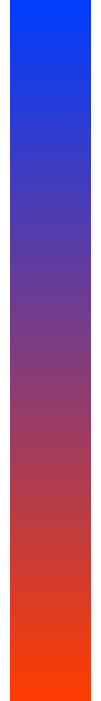
#> input picture tests/fixtures/images/tall_npot.png, 101 x 701 px, given in place of logo_transparent_border.png, which was not available; the run also reads 1 picture not shown here
$ python make_webp_fixtures.py
#> lines starting #> are read from the running program, lines starting #| are printed output that depends on the picture
"""Generate the WebP fixtures (ADR-025) and the Phase 2 device-test inputs in tests/fixtures/normalize/. Run: node --experimental-strip-types scripts/usd.ts fixtures-webp

Sources are the committed PNG/JPEG fixtures, so the WebP files are reproducible with the pinned Pillow/libwebp.
"""

import hashlib
import sys
from pathlib import Path

from PIL import Image

SRC = Path("/fixtures/images")
OUT = Path(sys.argv[1] if len(sys.argv) > 1 else "/out")
OUT.mkdir(parents=True, exist_ok=True)


def save(name: str, im: Image.Image, **kw) -> None:
    im.save(OUT / name, format="WEBP", **kw)


# Lossless WebP with transparency (binary alpha + transparent border): must convert to PNG pixel-exactly.
save("logo_alpha_lossless.webp", Image.open(SRC / "logo_transparent_border.png").convert("RGBA"), lossless=True, exact=True)
#> in save, im is the input picture: PIL image 101x701 RGBA; mean R, G, B, A 127.3, 60, 127.7, 204.5
# Antialiased alpha (soft edges): lossless keeps fractional alpha → BLEND.
save("disc_soft_alpha.webp", Image.open(SRC / "aa_disc_dark_fringe.png").convert("RGBA"), lossless=True, exact=True)
# Opaque lossy WebP (a photo): must become JPEG.
save("photo_lossy.webp", Image.open(SRC / "opaque_photo.jpg").convert("RGB"), quality=80, method=4)
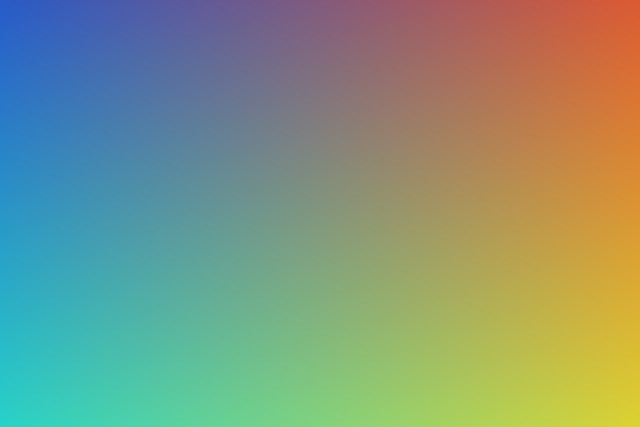
#> input picture tests/fixtures/images/opaque_photo.jpg, 640 x 427 px, found by its file name
#> in save, im is the input picture: PIL image 640x427 RGB; mean R, G, B 129.9, 149.9, 125.1
# Animated WebP: refused at upload.
frames = [Image.new("RGB", (64, 64), c) for c in [(255, 0, 0), (0, 0, 255)]]
frames[0].save(OUT / "animated.webp", format="WEBP", save_all=True, append_images=frames[1:], duration=200, loop=0)
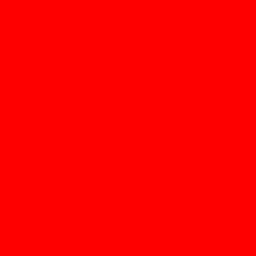
#> saved as animated.webp: PIL image 64x64 RGB (shown 4 times larger); mean R, G, B 255, 0, 0

# Device-test inputs for the Phase 2 checklist (made here for the same reproducibility):
# orientation_probe stored sideways with EXIF orientation 6 -> the product must show it upright (red corner top-left).
exif = Image.Exif()
exif[0x0112] = 6
Image.open(SRC / "orientation_probe.png").convert("RGB").transpose(Image.Transpose.ROTATE_90).save(
    OUT / "orientation_probe_exif6.jpg", format="JPEG", quality=92, subsampling=0, exif=exif.tobytes())
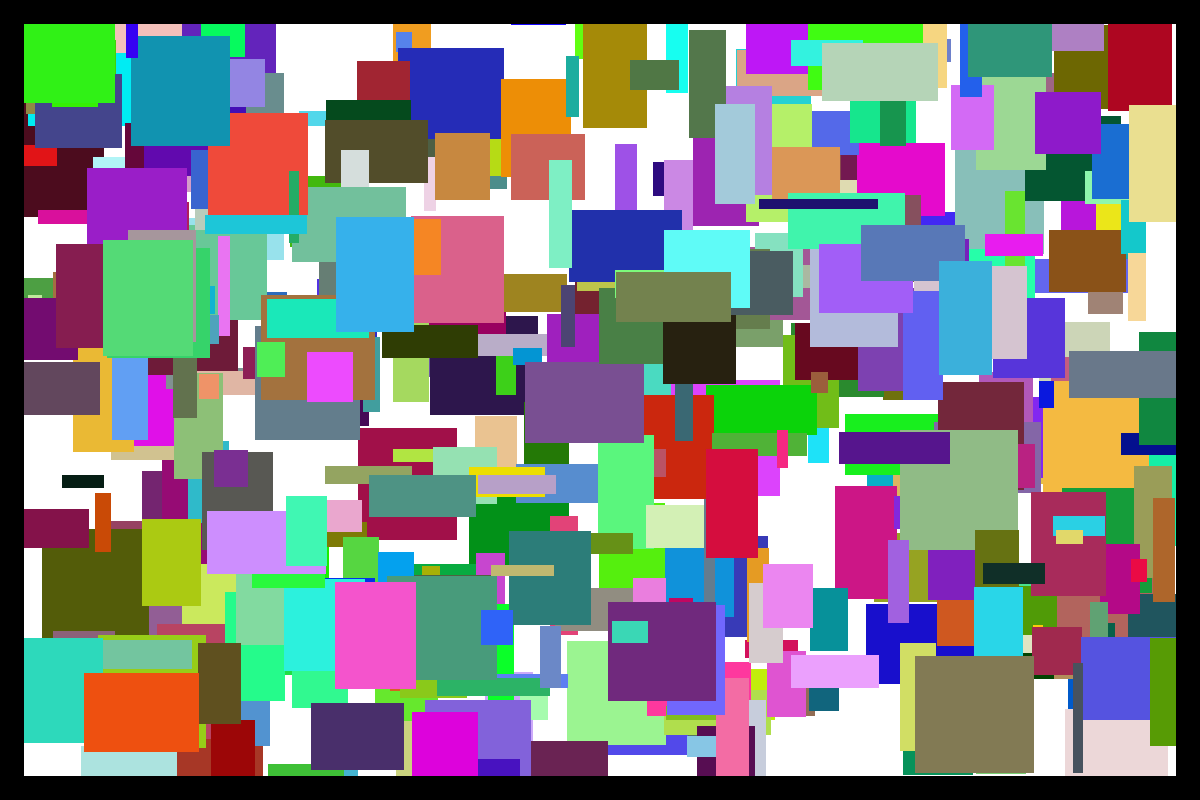
#> input picture tests/fixtures/images/tracking_target_20cm.png, 1200 x 800 px, given in place of orientation_probe.png, which was not available
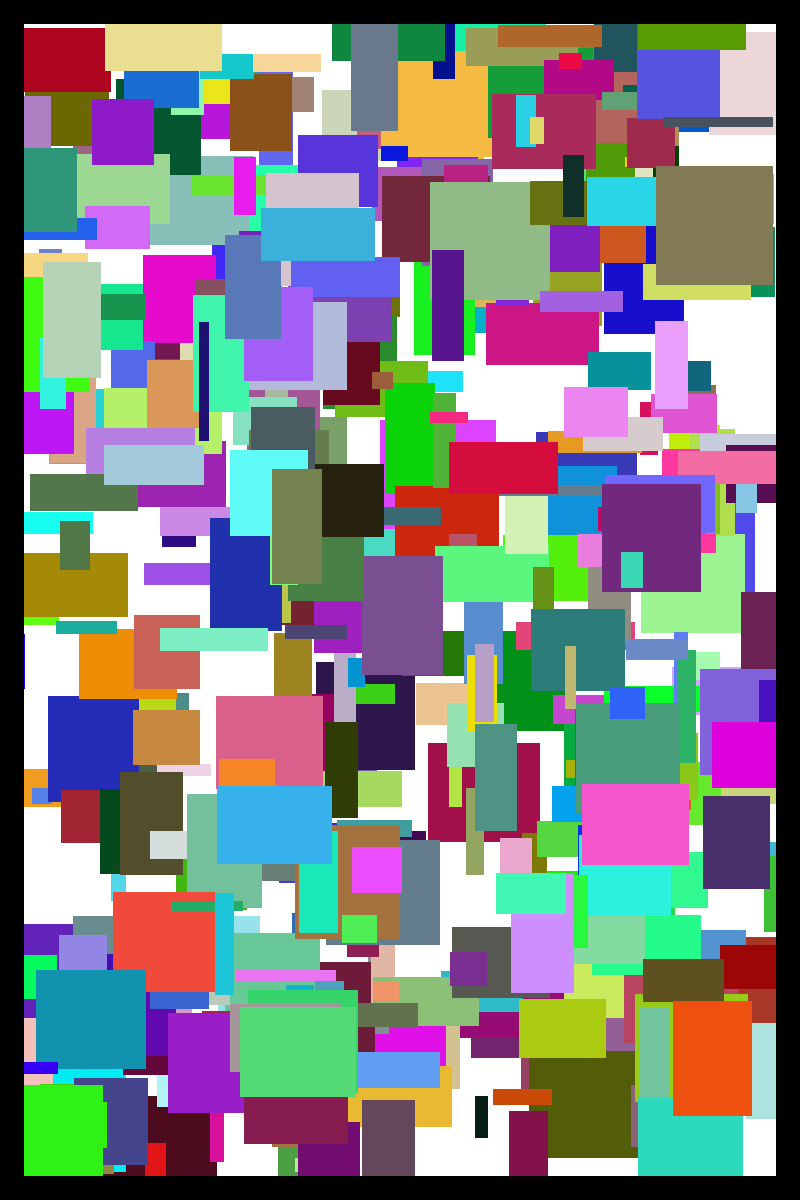
#> saved as orientation_probe_exif6.jpg: PIL image 800x1200 RGB; mean R, G, B 127.8, 128.5, 130.4
# 4096 x 4096 ring (nearest-neighbour x8 of ring_inner_hole) -> scaled to the 2048 px budget; the hole must stay clear.
ring = Image.open(SRC / "ring_inner_hole.png").convert("RGBA")
ring.resize((ring.width * 8, ring.height * 8), Image.Resampling.NEAREST).save(OUT / "ring_4096.png", format="PNG", optimize=True)

FIXTURES = ("*.webp", "*.jpg", "*.png")
with open(OUT / "SHA256SUMS", "w") as f:
    for p in sorted(q for g in FIXTURES for q in OUT.glob(g)):
        f.write(f"{hashlib.sha256(p.read_bytes()).hexdigest()}  {p.name}\n")
print("\n".join(sorted(p.name for g in FIXTURES for p in OUT.glob(g))))
